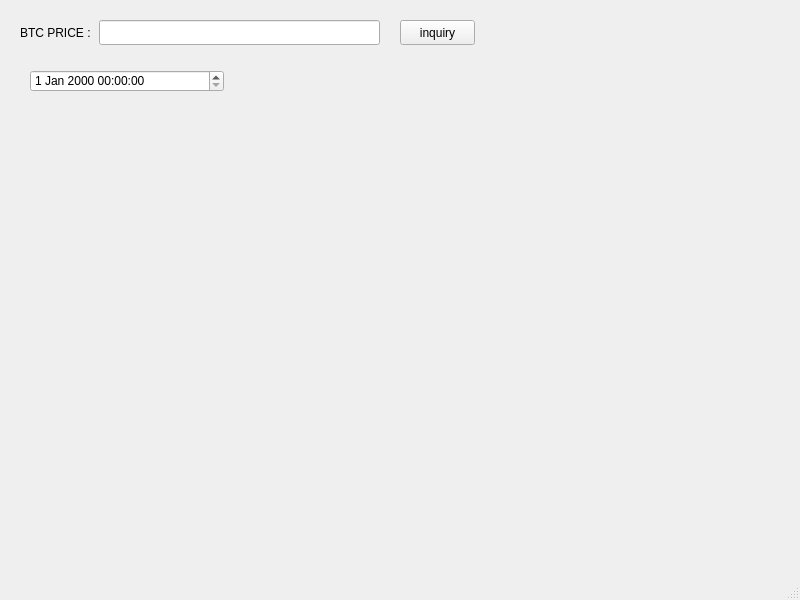
<?xml version="1.0" encoding="UTF-8"?>
<ui version="4.0">
 <class>MainWindow</class>
 <widget class="QMainWindow" name="MainWindow">
  <property name="geometry">
   <rect>
    <x>0</x>
    <y>0</y>
    <width>800</width>
    <height>600</height>
   </rect>
  </property>
  <property name="windowTitle">
   <string>MainWindow</string>
  </property>
  <widget class="QWidget" name="centralwidget">
   <widget class="QPushButton" name="pushButton">
    <property name="geometry">
     <rect>
      <x>400</x>
      <y>20</y>
      <width>75</width>
      <height>25</height>
     </rect>
    </property>
    <property name="text">
     <string>inquiry</string>
    </property>
   </widget>
   <widget class="QLineEdit" name="lineEdit_current">
    <property name="geometry">
     <rect>
      <x>99</x>
      <y>20</y>
      <width>281</width>
      <height>25</height>
     </rect>
    </property>
   </widget>
   <widget class="QLabel" name="label">
    <property name="geometry">
     <rect>
      <x>20</x>
      <y>20</y>
      <width>81</width>
      <height>25</height>
     </rect>
    </property>
    <property name="text">
     <string>BTC PRICE : </string>
    </property>
   </widget>
   <widget class="QDateTimeEdit" name="dateTimeEdit">
    <property name="geometry">
     <rect>
      <x>30</x>
      <y>70</y>
      <width>194</width>
      <height>22</height>
     </rect>
    </property>
   </widget>
  </widget>
  <widget class="QMenuBar" name="menubar">
   <property name="geometry">
    <rect>
     <x>0</x>
     <y>0</y>
     <width>800</width>
     <height>21</height>
    </rect>
   </property>
  </widget>
  <widget class="QStatusBar" name="statusbar"/>
 </widget>
 <resources/>
 <connections>
  <connection>
   <sender>pushButton</sender>
   <signal>clicked()</signal>
   <receiver>MainWindow</receiver>
   <slot>inquiry()</slot>
   <hints>
    <hint type="sourcelabel">
     <x>434</x>
     <y>46</y>
    </hint>
    <hint type="destinationlabel">
     <x>506</x>
     <y>76</y>
    </hint>
   </hints>
  </connection>
 </connections>
 <slots>
  <slot>btn_clicked()</slot>
  <slot>inquiry()</slot>
 </slots>
</ui>
